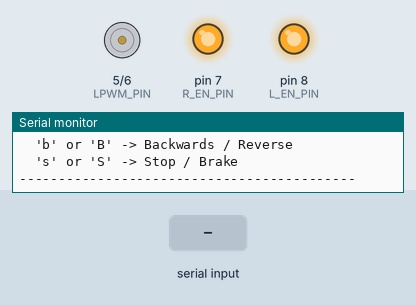
This sketch was run on a simulated Arduino Uno, built with avr-gcc and run on an emulated ATmega328P. Shown: motor-driver pin pairs drawn as motors (green arrow = first pin HIGH = forward, orange = second pin HIGH = backward, longer = more drive), output pins drawn as LEDs (lit = HIGH), the last lines printed to the serial monitor. Inputs (shaded band) come from the test bench.

Above: at 1.3 s.
1.4 s: "f" received over Serial
At 1.9 s:
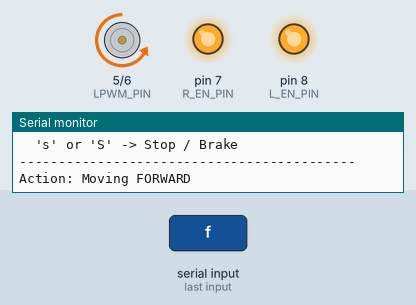
2.9 s: "b" received over Serial
At 4.3 s:
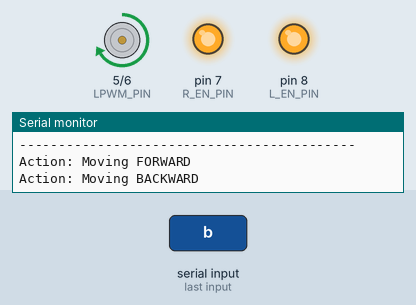
Timing chart, 0 to 5.9 s (numbered marks = the images above; inputs shaded):
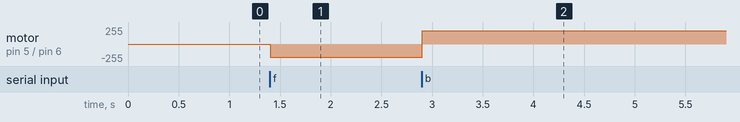

The sketch:

YagoArduinoUno.ino
```cpp
// Pin Definitions for BTS7960 on Arduino Uno
const int RPWM_PIN = 6; // Right PWM (Forward speed) - Uno PWM pin
const int LPWM_PIN = 5; // Left PWM (Reverse speed) - Uno PWM pin
const int R_EN_PIN = 7; // Right Enable
const int L_EN_PIN = 8; // Left Enable

// Motor Speed (0 to 255)
const int MOTOR_SPEED = 200;

void setup() {
  Serial.begin(9600);

  pinMode(RPWM_PIN, OUTPUT);
  pinMode(LPWM_PIN, OUTPUT);
  pinMode(R_EN_PIN, OUTPUT);
  pinMode(L_EN_PIN, OUTPUT);

  // Enable both half-bridge channels
  digitalWrite(R_EN_PIN, HIGH);
  digitalWrite(L_EN_PIN, HIGH);

  // Start with motor stopped
  stopMotor();

  Serial.println("--- Arduino Uno BTS7960 Diagnostic Test ---");
  Serial.println("Commands:");
  Serial.println("  'f' or 'F' -> Forward");
  Serial.println("  'b' or 'B' -> Backwards / Reverse");
  Serial.println("  's' or 'S' -> Stop / Brake");
  Serial.println("-------------------------------------------");
}

void loop() {
  if (Serial.available() > 0) {
    char cmd = Serial.read();

    switch (cmd) {
      case 'f':
      case 'F':
        moveForward();
        break;

      case 'b':
      case 'B':
        moveBackward();
        break;

      case 's':
      case 'S':
        stopMotor();
        break;

      default:
        // Ignore whitespace/newline
        break;
    }
  }
}

void moveForward() {
  Serial.println("Action: Moving FORWARD");
  analogWrite(LPWM_PIN, 0);
  analogWrite(RPWM_PIN, MOTOR_SPEED);
}

void moveBackward() {
  Serial.println("Action: Moving BACKWARD");
  analogWrite(RPWM_PIN, 0);
  analogWrite(LPWM_PIN, MOTOR_SPEED);
}

void stopMotor() {
  Serial.println("Action: STOPPED");
  analogWrite(RPWM_PIN, 0);
  analogWrite(LPWM_PIN, 0);
}
```

Measured:
- after the input at 1.4 s, motor on pin 5 (LPWM_PIN) / pin 6 (RPWM_PIN): stopped → backward 200/255 at once
- after the input at 2.9 s, motor on pin 5 (LPWM_PIN) / pin 6 (RPWM_PIN): backward 200/255 → forward 200/255 at once
